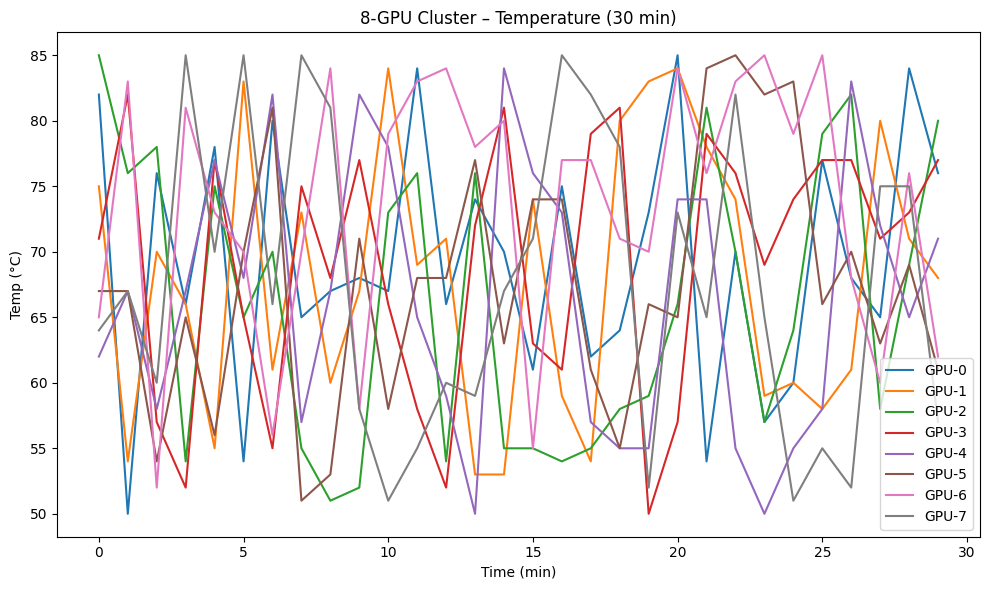

Source code (Python):
# AI INFRA TOOL: GPU Cluster Dashboard (Simulation)
# Author: VB

import time
import pandas as pd
import matplotlib.pyplot as plt
import random

print("Starting GPU cluster simulation...")

# Simulate 8 GPUs
data = []
for minute in range(30):
    for gpu in range(8):
        data.append({
            'time': minute,
            'gpu': f'GPU-{gpu}',
            'temp': random.randint(50, 85),
            'power': random.randint(200, 350),
            'util': random.randint(30, 100)
        })
    time.sleep(0.1)

df = pd.DataFrame(data)

# Save CSV
df.to_csv('gpu_log.csv', index=False)
print("Log saved: gpu_log.csv")

# Plot temperature
plt.figure(figsize=(10,6))
for gpu in df['gpu'].unique():
    subset = df[df['gpu'] == gpu]
    plt.plot(subset['time'], subset['temp'], label=gpu)
plt.title("8-GPU Cluster – Temperature (30 min)")
plt.xlabel("Time (min)")
plt.ylabel("Temp (°C)")
plt.legend()
plt.tight_layout()
plt.savefig('gpu_dashboard.png')
plt.show()

print("Graph saved: gpu_dashboard.png")
print("All done! Push to GitHub.")
